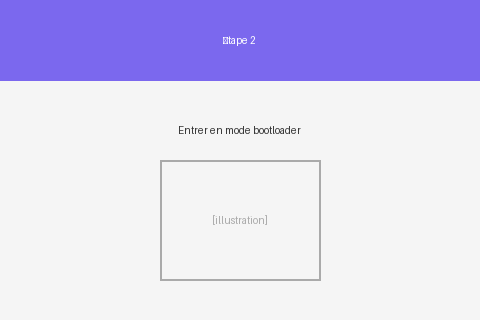
#> input picture assets/flash_guide/step2_usb_connect.png, 480 x 320 px; its folder holds only this picture in this run
$ python -i processor.py   (imports and definitions only)
#> lines starting #> are read from the running program, lines starting #| are printed output that depends on the picture; after the words box and inside, x2 and y2 are one past the last pixel; in counts of white or black regions, pixels touching at a corner belong together
#> further down, picture is the input picture: PIL image 480x320 RGB; mean R, G, B 213.2, 208.4, 242.3
# modules/oled_editor/processor.py
from __future__ import annotations

import logging
from pathlib import Path

import numpy as np
from PIL import Image

logger = logging.getLogger(__name__)

OLED_WIDTH = 32
OLED_HEIGHT = 128
OLED_BUFFER_SIZE = OLED_WIDTH * (OLED_HEIGHT // 8)  # 512 octets pour oled_write_raw_P()


# [16 lines left out: function frame_to_qmk_bytes, not called in this run]


def _convert_frame(frame: Image.Image) -> bytes:
    """Convertit une frame PIL en bitmap 1-bit 32×128px (dithering Floyd-Steinberg).

    Redimensionne en conservant le ratio, centre sur un canvas noir 32×128,
    puis applique le dithering Floyd-Steinberg.
    Retourne 32*128 bytes : 0x00 = noir, 0xFF = blanc (1 byte par pixel).
    """
    # L3 : avertir si l'image est très petite (thumbnail ne fait pas d'upscale)
    if frame.width < 16 or frame.height < 16:
        logger.warning(
            "Image source très petite (%dx%d px) : thumbnail ne fera pas d'upscale — "
            "le rendu OLED sera minuscule",
            frame.width, frame.height,
        )
    # M1 : composite sur fond noir pour les images avec canal alpha
    # Les zones transparentes deviennent noires (fond OLED) plutôt que gris
    if frame.mode in ("RGBA", "LA") or (frame.mode == "P" and "transparency" in frame.info):
        frame_rgba = frame.convert("RGBA")
        black_bg = Image.new("RGBA", frame_rgba.size, (0, 0, 0, 255))
        black_bg.paste(frame_rgba, mask=frame_rgba.split()[3])
        img = black_bg.convert("L")
    else:
        img = frame.convert("L")
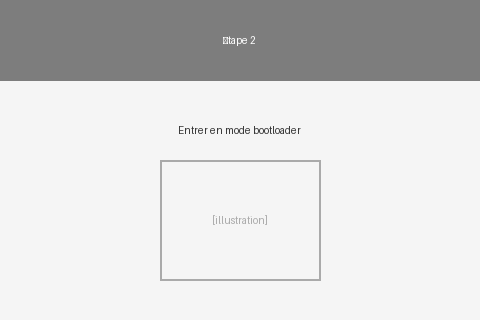
#> img: PIL image 480x320 L; min 52, max 255, mean 213.7
    img.thumbnail((OLED_WIDTH, OLED_HEIGHT), Image.Resampling.LANCZOS)
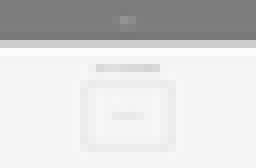
#> img: PIL image 32x21 L (shown 8 times larger); min 119, max 252, mean 213.7
    canvas = Image.new("L", (OLED_WIDTH, OLED_HEIGHT), 0)
#> canvas: PIL image 32x128 L; every value is 0
    x = (OLED_WIDTH - img.width) // 2
#> x = 0
    y = 0  # top-aligned
    canvas.paste(img, (x, y))
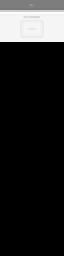
#> canvas: PIL image 32x128 L (shown 2 times larger); min 0, max 252, mean 35.1
    bw = canvas.convert("1", dither=Image.Dither.FLOYDSTEINBERG)
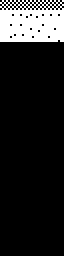
#> bw: PIL image 32x128 1 (shown 2 times larger); 14% white; 1 white region, box (x1, y1, x2, y2) and area: (0, 0, 32, 21) 572
    arr = np.array(bw, dtype=np.uint8) * 255
    return arr.tobytes()


# [285 lines left out: functions convert_image, get_frame_delays, rotate_frame_90cw, convert_image_natural, composite_side_frame, composite_side_frames and 3 more, not called in this run]

>>> from PIL import Image
>>> picture = Image.open('../../assets/flash_guide/step2_usb_connect.png')
>>> result = _convert_frame(picture)
